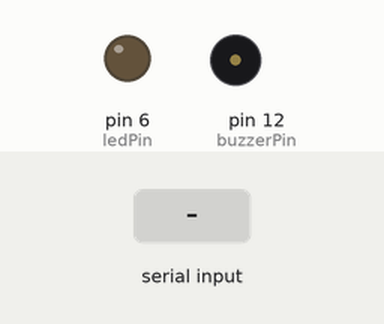
A program run on a simulated Arduino Uno, built with avr-gcc and run on an emulated ATmega328P. Shown: output pins drawn as LEDs (lit = HIGH), buzzer (waves = sounding, pin HIGH). Dashed ring = blinking. Inputs (shaded band) come from the test bench. What the program prints to the serial monitor is not drawn.

Above: at 1.2 s.
1.3 s: ".\n" received over Serial
At 2.56 s:
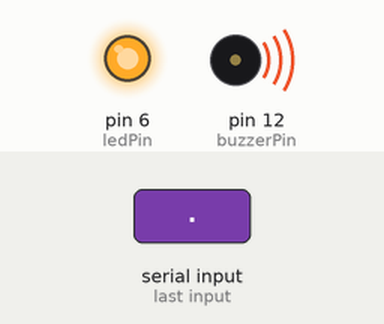
4.3 s: "-\n" received over Serial
At 7.2 s:
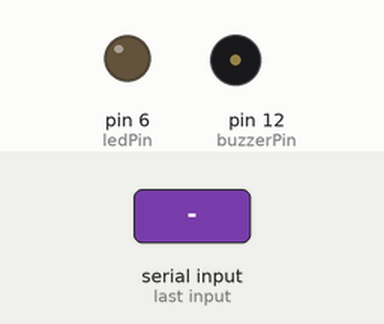
7.3 s: "0\n" received over Serial
At 10.01 s:
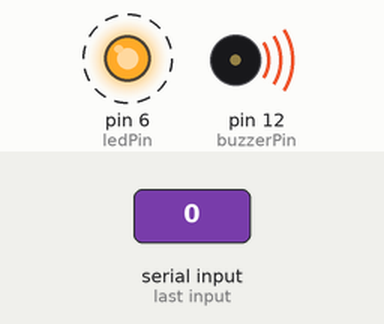
Timing chart, 0 to 12.2 s (numbered marks = the images above; inputs shaded):
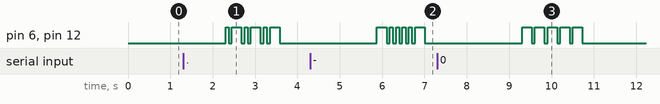

Measured:
- after the input at 1.3 s, pin 6 (ledPin), pin 12 (buzzerPin): LOW → HIGH after 1.0 s, then repeats every 0.45 s: LOW 0.08 s, HIGH 0.23 s, LOW 0.08 s, HIGH 0.08 s
- after the input at 4.3 s, pin 6 (ledPin), pin 12 (buzzerPin): goes HIGH 0.23 s, 4 × (LOW 0.08 s, HIGH 0.08 s), LOW 0.08 s, HIGH 0.23 s, then LOW, starting after 1.6 s
- after the input at 7.3 s, pin 6 (ledPin), pin 12 (buzzerPin): alternates HIGH for 0.23 s and LOW for 0.08 s, 10 changes in all, then stays LOW, starting after 2.0 s

The program:

main.cpp
```cpp
/* ***********************************************************
 *  Morse Code Translater
 *  By Ricardo Moreno Jr.
 *  created 01/15/2018
 *
 *  Inspired by learnelectronics
 *  https://www.youtube.com/watch?v=3WjNiJOcVaM
 *  Nick B
 *  https://pastebin.com/SM9jmjdG
 *
 *  From Wikipedia
 *  length of a dot is 1 unit
 *  length of a dash is 3 units
 *  length of a space between parts of the same letter is 1 unit
 *  length of a space between letters is 3 units
 *  length of a space between words is seven units
 *
 *  The Dot or Dash are commonly referred to as Dit or Dah
 *
 *  History:
 *   1/15/2018 v1.0 - Initial release
 *  11/29/2020 V1.1 - Revised comments and indenting for readability.
 *                    Added detect Line Feed character in doString function
 *                    - thx peterlution
 * *********************************************************** */

/* ***********************************************************
 *                      Global Constants                     *
 *                    Hardware Definitions                   *
 * ********************************************************* */
    const int buzzerPin = 12;          // set buzzer pin
    const int ledPin = 6;              // set LED pin

#include <Arduino.h>               // Include Arduino Library

/* ***********************************************************
 *                      Global Variables                     *
 * ********************************************************* */
    String strInput = "";

    // Morse Code Specific delays
    int mcUnit = 75;                    // length of time in milliseconds
                                        //   mcUnit is the only value that
                                        //   needs adjusting
    int dit = mcUnit;                   // dit equals 1 unit of time
    int dah = 3 * mcUnit;               // dah equals 3 units of time
    int partsDelay = mcUnit;            // 1 unit between parts
    int letterDelay = 3 * mcUnit;       // 3 units between letters
    int wordDelay = 7 * mcUnit;         // 7 units between words

/* ***********************************************************
 *                         Global Arrays                     *
 * ********************************************************* */
    // Recall Arrays start from 0
    String letters[] = {
        ".-", "-...", "-.-.", "-..",      // A-D
        ".", "..-.", "--.", "....",       // E-H
        "..", ".---", "-.-", ".-..",      // I-L
        "--", "-.", "---", ".--.",        // M-P
        "--.-", ".-.", "...", "-",        // Q-T
        "..-", "...-", ".--", "-..-",     // U-X
        "-.--", "--.."                    // Y-Z
    };

    String numbers[] = {
        "-----", ".----", "..---",       // 0-2
        "...--", "....-", ".....",       // 3-5
        "-....", "--...", "---..",       // 6-8
        "----."                          // 9
    };

    String Lpunctuation[] = {
        "-.-.--",   // ! -33
        ".-..-.",   // " -34
        "X",        // # -35
        "...-..-",  // $ -36
        "X",        // % -37
        ".-...",    // & -38
        ".----.",   // ' -39
        "-.--.",    // ( -40
        "-.--.-",   // ) -41
        "X",        // * -42
        ".-.-.",    // + -43
        "X",        // , -44
        "-....-",   // - -45
        ".-.-.-",   // . -46
        "-..-.",    // / -47
    };

    String Upunctuation[] = {
        "---...",   // : -58
        "-.-.-.",   // ; -59
        "X",        // < -60
        "-...-",    // = -61
        "X",        // > -62
        "..--..",   // ? -63
        ".--.-."    // @ -64
    };

    String SpecialCase[] = {
        "_", "..--.-",   // _ -95
    };

    // Not included yet , need to find extra symbols
    String ProSigns[] = {
        "...-.-",   // End Of Work
        "........", // Error
        "-.-",      // Invitation to Transmit - K
        "-.-.-",    // Starting Signal
        ".-.-.",    // New Page Signal - +
        "...-.",    // Understood  - also Ŝ
        ".-..."     // Wait - also &
    };

/* ***********************************************************
 *                         Void setup                        *
 * ********************************************************* */
void setup() {
    // setup code here, runs once
    Serial.begin(9600);                         // Used for Serial Monitor
    pinMode(buzzerPin, OUTPUT);                 // set buzzer pin, OUTPUT automatically sets it to LOW
    pinMode(ledPin, OUTPUT);                    // set LED pin, OUTPUT automatically sets it to LOW
}

/* ***********************************************************
 *                         Functions                         *
 * ********************************************************* */
void DitOrDah(int DitOrDahDelay){
    /*  This function turns ON and OFF the LED
     *  and Active Buzzer by the delay value
     *  passed to it.
     */
    digitalWrite(buzzerPin, HIGH);
    digitalWrite(ledPin, HIGH);
    delay(DitOrDahDelay);                       // dit or dah delay
    digitalWrite(buzzerPin, LOW);
    digitalWrite(ledPin, LOW);
}

void doSequence(String sequence){
    // Local Variables
    int strLen = 0;
    char chValue = '\0';

    strLen = sequence.length();                 // get length of string
    //note: last char is a NULL
    for (int x = 0; x < strLen; x++){           // loop through all parts
        chValue = sequence.charAt(x);           // get char value
        if(chValue == '.'){
            DitOrDah(dit);                      // do a Dit
            Serial.print(".");                  // print dit
        }
        else if (chValue == '-'){
            DitOrDah(dah);                      // do a Dah
            Serial.print("-");                  // print dah
        }
        else if (chValue == 'X'){               // No translation
            Serial.print("X - no translation"); // print no translation
        }
        else if (int(chValue) == 0){            // Null char in string
            // Null found                       // May not be needed
            // Do Nothing                       // should be skipped
        } // end if statement

        if (x < strLen) delay(partsDelay);      // gap between parts
    } // end for
    Serial.println("");
} // end doSequence

void translate(char ch){
    /* Recall that letters have a numeric ASCII value
     * so you can add and substract them
     * a = 97
     * A = 65
     * 0 = 48
     *
     * Modify this function for additonal character checks
     * ASCII numerical order below (mostly)
     */
    if (ch >= '!' && ch <= '/'){
        Serial.print(ch);
        Serial.print(" ");
        doSequence(Lpunctuation[ch - '!']);
    } else if (ch >= '0' && ch <= '9'){
        Serial.print(ch);
        Serial.print(" ");
        doSequence(numbers[ch - '0']);
    } else if (ch >= ':' && ch <= '@'){
        Serial.print(ch);
        Serial.print(" ");
        doSequence(Upunctuation[ch - ':']);
    } else if (ch >= 'A' && ch <= 'Z'){
        Serial.print(ch);
        Serial.print(" ");
        doSequence(letters[ch - 'A']);
    } else if (ch >= 'a' && ch <= 'z'){
        Serial.print(ch);
        Serial.print(" ");
        doSequence(letters[ch - 'a']);
    } else if (ch == '_'){
        Serial.print(ch);
        Serial.print(" ");
        doSequence(SpecialCase[1]);
    } else {
        Serial.println("invalid character");
        // Skip invalid character
    } // end if statement
} // end translate

void doString(String strValue){
    // Local Variables
    char chValue;
    int strLen = 0;

    strLen = strValue.length();                 // get the length of the string

    for(int x = 0; x <= strLen; x++){           // loop through string to get each value
        chValue = strInput.charAt(x);           // get char at position x

        if (chValue == ' ' || int(chValue) == 32){// Found Space between words
            Serial.println("(space)");
            delay(wordDelay);                   // delay between words
        } else if (int(chValue) == 13){         // Carrige Return found
            // Do Nothing
        } else if (int(chValue) == 10){         // Line feed found
            // Do Nothing
        } else if (int(chValue) == 0){          // Null found
            // Do Nothing
        } else {
            translate(chValue);                 // translate character to Morse Code
            if (x < strLen) delay(letterDelay); // delay between letters
        } // end if
    } // end for
} // end doString

/* ***********************************************************
 *                         Void Loop                         *
 * ********************************************************* */
void loop(){
    // main code here, runs repeatedly
    Serial.println("Enter a string you want to translate to Morse Code");

    // Use the Serial Monitor to input a message
    while (Serial.available() == 0){
        // Do Nothing                           // Wait until user input
    }

    // Check if the Escape key is pressed
    if (Serial.peek() == 27) {                  // Check if the next character is the Escape key
        Serial.println("Exiting the Morse Code Translator.");
        while (true) {                          // Infinite loop to halt further execution
            delay(1000);                        // Delay to keep the system from overloading
        }
    }

    strInput = Serial.readString();             // get the new String
    Serial.print(" Translating => ");
    Serial.println(strInput);                   // print string to serial monitor
    doString(strInput);                         // go to doString function

    delay(1000);                                // delay between loops
    Serial.println("");                         // Add a new line feed to serial monitor
    strInput="";                                // clear the string
}
```
